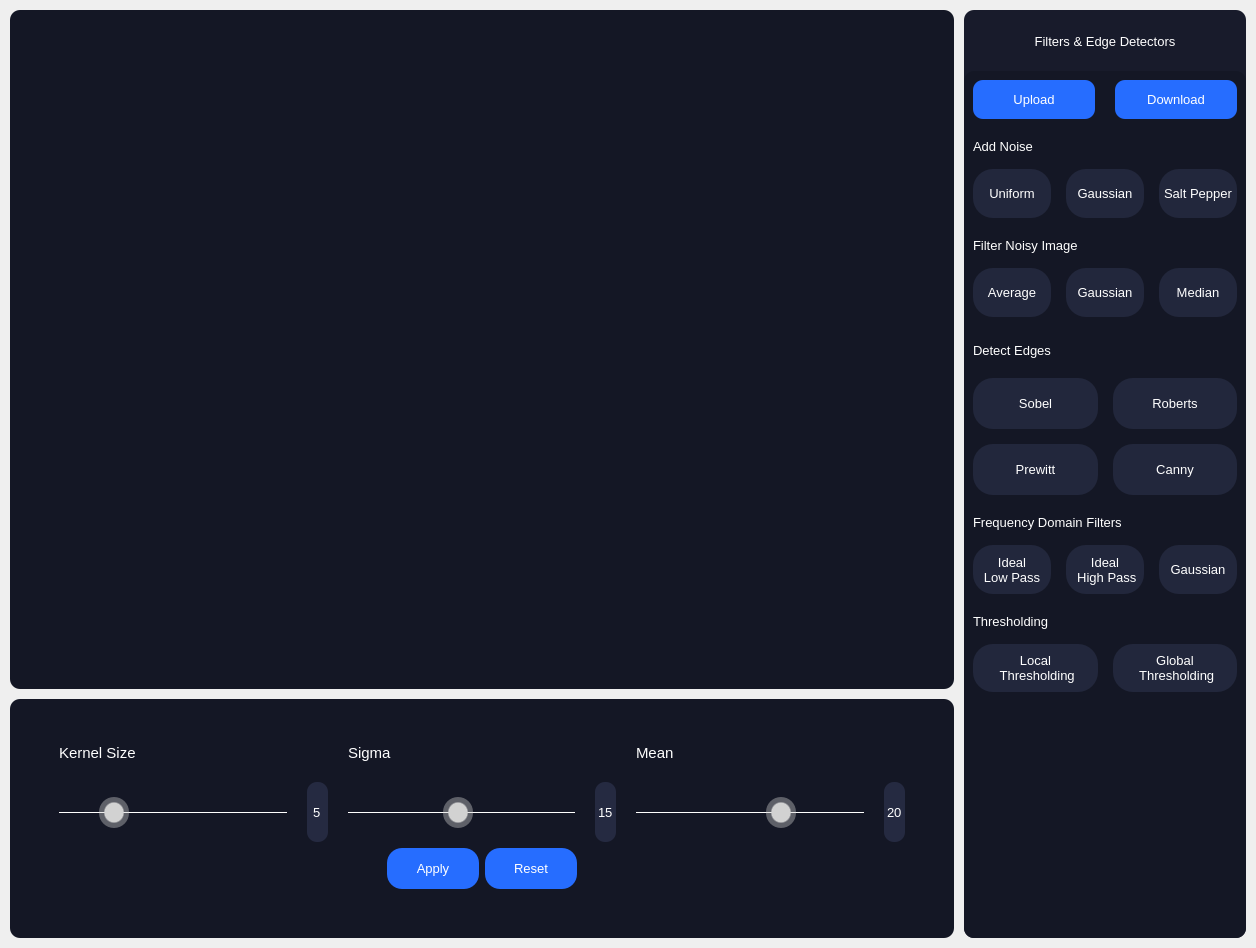
<?xml version="1.0" encoding="UTF-8"?>
<ui version="4.0">
 <class>FiltersWidget</class>
 <widget class="QWidget" name="FiltersWidget">
  <property name="geometry">
   <rect>
    <x>0</x>
    <y>0</y>
    <width>1256</width>
    <height>948</height>
   </rect>
  </property>
  <property name="windowTitle">
   <string>Form</string>
  </property>
  <layout class="QHBoxLayout" name="horizontalLayout_4" stretch="77,23">
   <property name="spacing">
    <number>10</number>
   </property>
   <property name="sizeConstraint">
    <enum>QLayout::SetMaximumSize</enum>
   </property>
   <property name="leftMargin">
    <number>10</number>
   </property>
   <property name="topMargin">
    <number>10</number>
   </property>
   <property name="rightMargin">
    <number>10</number>
   </property>
   <property name="bottomMargin">
    <number>10</number>
   </property>
   <item>
    <layout class="QVBoxLayout" name="picsSlidersWidgetLayput" stretch="74,26">
     <item>
      <widget class="QWidget" name="picturesWidget" native="true">
       <property name="styleSheet">
        <string notr="true">background-color: #141725;
border-radius: 10%;

</string>
       </property>
       <layout class="QHBoxLayout" name="horizontalLayout_3">
        <property name="sizeConstraint">
         <enum>QLayout::SetMaximumSize</enum>
        </property>
        <item>
         <widget class="QLabel" name="imageOriginal">
          <property name="sizePolicy">
           <sizepolicy hsizetype="Ignored" vsizetype="Ignored">
            <horstretch>0</horstretch>
            <verstretch>0</verstretch>
           </sizepolicy>
          </property>
          <property name="styleSheet">
           <string notr="true">border-radius: 20%;</string>
          </property>
          <property name="text">
           <string/>
          </property>
          <property name="scaledContents">
           <bool>true</bool>
          </property>
         </widget>
        </item>
        <item>
         <widget class="QLabel" name="imageFiltered">
          <property name="sizePolicy">
           <sizepolicy hsizetype="Ignored" vsizetype="Ignored">
            <horstretch>0</horstretch>
            <verstretch>0</verstretch>
           </sizepolicy>
          </property>
          <property name="styleSheet">
           <string notr="true">border-radius: 50%;</string>
          </property>
          <property name="text">
           <string/>
          </property>
          <property name="scaledContents">
           <bool>true</bool>
          </property>
         </widget>
        </item>
       </layout>
      </widget>
     </item>
     <item>
      <widget class="QWidget" name="sliderWidgets" native="true">
       <property name="styleSheet">
        <string notr="true">background-color: #141725;
border-radius: 10%;

</string>
       </property>
       <layout class="QVBoxLayout" name="verticalLayout" stretch="65,20,0">
        <item>
         <layout class="QHBoxLayout" name="slidersContainer" stretch="33,33,33">
          <property name="spacing">
           <number>20</number>
          </property>
          <property name="leftMargin">
           <number>40</number>
          </property>
          <property name="rightMargin">
           <number>40</number>
          </property>
          <item>
           <layout class="QGridLayout" name="firstSliderContainer" rowstretch="50,50" columnstretch="80,5">
            <item row="1" column="0">
             <widget class="QSlider" name="kernelSlider">
              <property name="sizePolicy">
               <sizepolicy hsizetype="Expanding" vsizetype="Preferred">
                <horstretch>0</horstretch>
                <verstretch>0</verstretch>
               </sizepolicy>
              </property>
              <property name="styleSheet">
               <string notr="true">QSlider:horizontal {
    min-height: 60px;
}
QSlider::groove:horizontal {
    height: 1px;
    background: white; 
}
QSlider::handle:horizontal {
    width: 30px;
    margin-top: -15px;
    margin-bottom: -15px;
    border-radius: 15px;
    background: qradialgradient(spread:reflect, cx:0.5, cy:0.5, radius:0.5, fx:0.5, fy:0.5, stop:0.6 rgba(210, 210, 210, 255), stop:0.7 rgba(210, 210, 210, 100));
}
QSlider::handle:horizontal:hover {
    background: qradialgradient(spread:reflect, cx:0.5, cy:0.5, radius:0.5, fx:0.5, fy:0.5, stop:0.6 rgba(255, 255, 255, 255), stop:0.7 rgba(255, 255, 255, 100));
}</string>
              </property>
              <property name="minimum">
               <number>1</number>
              </property>
              <property name="maximum">
               <number>6</number>
              </property>
              <property name="value">
               <number>2</number>
              </property>
              <property name="orientation">
               <enum>Qt::Horizontal</enum>
              </property>
             </widget>
            </item>
            <item row="1" column="1">
             <widget class="QLineEdit" name="kernelSliderValue">
              <property name="sizePolicy">
               <sizepolicy hsizetype="Expanding" vsizetype="Preferred">
                <horstretch>0</horstretch>
                <verstretch>0</verstretch>
               </sizepolicy>
              </property>
              <property name="font">
               <font>
                <family>Microsoft Sans Serif</family>
                <pointsize>10</pointsize>
               </font>
              </property>
              <property name="styleSheet">
               <string notr="true">QLineEdit {
background-color: #252a41;
border: 0;
border-radius: 10px;
color: #fff;
}</string>
              </property>
              <property name="text">
               <string>5</string>
              </property>
              <property name="alignment">
               <set>Qt::AlignCenter</set>
              </property>
             </widget>
            </item>
            <item row="0" column="0" colspan="2">
             <widget class="QLabel" name="kernelSliderLabel">
              <property name="font">
               <font>
                <family>Microsoft Sans Serif</family>
                <pointsize>11</pointsize>
               </font>
              </property>
              <property name="styleSheet">
               <string notr="true">color: rgb(255, 255, 255)</string>
              </property>
              <property name="text">
               <string>Kernel Size</string>
              </property>
              <property name="alignment">
               <set>Qt::AlignBottom|Qt::AlignLeading|Qt::AlignLeft</set>
              </property>
             </widget>
            </item>
           </layout>
          </item>
          <item>
           <layout class="QGridLayout" name="secondSliderContainer" rowstretch="50,50" columnstretch="80,5">
            <item row="0" column="0">
             <widget class="QLabel" name="sigmaSliderLabel">
              <property name="font">
               <font>
                <family>Microsoft Sans Serif</family>
                <pointsize>11</pointsize>
               </font>
              </property>
              <property name="styleSheet">
               <string notr="true">color: rgb(255, 255, 255)</string>
              </property>
              <property name="text">
               <string>Sigma</string>
              </property>
              <property name="alignment">
               <set>Qt::AlignBottom|Qt::AlignLeading|Qt::AlignLeft</set>
              </property>
             </widget>
            </item>
            <item row="1" column="0">
             <widget class="QSlider" name="sigmaSlider">
              <property name="sizePolicy">
               <sizepolicy hsizetype="Expanding" vsizetype="Preferred">
                <horstretch>0</horstretch>
                <verstretch>0</verstretch>
               </sizepolicy>
              </property>
              <property name="styleSheet">
               <string notr="true">QSlider:horizontal {
    min-height: 60px;
}
QSlider::groove:horizontal {
    height: 1px;
    background: white; 
}
QSlider::handle:horizontal {
    width: 30px;
    margin-top: -15px;
    margin-bottom: -15px;
    border-radius: 15px;
    background: qradialgradient(spread:reflect, cx:0.5, cy:0.5, radius:0.5, fx:0.5, fy:0.5, stop:0.6 rgba(210, 210, 210, 255), stop:0.7 rgba(210, 210, 210, 100));
}
QSlider::handle:horizontal:hover {
    background: qradialgradient(spread:reflect, cx:0.5, cy:0.5, radius:0.5, fx:0.5, fy:0.5, stop:0.6 rgba(255, 255, 255, 255), stop:0.7 rgba(255, 255, 255, 100));
}</string>
              </property>
              <property name="minimum">
               <number>1</number>
              </property>
              <property name="maximum">
               <number>30</number>
              </property>
              <property name="value">
               <number>15</number>
              </property>
              <property name="orientation">
               <enum>Qt::Horizontal</enum>
              </property>
             </widget>
            </item>
            <item row="1" column="1">
             <widget class="QLineEdit" name="sigmaSliderValue">
              <property name="sizePolicy">
               <sizepolicy hsizetype="Expanding" vsizetype="Preferred">
                <horstretch>0</horstretch>
                <verstretch>0</verstretch>
               </sizepolicy>
              </property>
              <property name="font">
               <font>
                <family>Microsoft Sans Serif</family>
                <pointsize>10</pointsize>
               </font>
              </property>
              <property name="styleSheet">
               <string notr="true">QLineEdit {
background-color: #252a41;
border: 0;
border-radius: 10px;
color: #fff;
}</string>
              </property>
              <property name="text">
               <string>15</string>
              </property>
              <property name="alignment">
               <set>Qt::AlignCenter</set>
              </property>
             </widget>
            </item>
           </layout>
          </item>
          <item>
           <layout class="QGridLayout" name="thirdSliderContainer" rowstretch="50,50" columnstretch="80,5">
            <item row="1" column="0">
             <widget class="QSlider" name="meanSlider">
              <property name="sizePolicy">
               <sizepolicy hsizetype="Expanding" vsizetype="Preferred">
                <horstretch>0</horstretch>
                <verstretch>0</verstretch>
               </sizepolicy>
              </property>
              <property name="styleSheet">
               <string notr="true">QSlider:horizontal {
    min-height: 60px;
}
QSlider::groove:horizontal {
    height: 1px;
    background: white; 
}
QSlider::handle:horizontal {
    width: 30px;
    margin-top: -15px;
    margin-bottom: -15px;
    border-radius: 15px;
    background: qradialgradient(spread:reflect, cx:0.5, cy:0.5, radius:0.5, fx:0.5, fy:0.5, stop:0.6 rgba(210, 210, 210, 255), stop:0.7 rgba(210, 210, 210, 100));
}
QSlider::handle:horizontal:hover {
    background: qradialgradient(spread:reflect, cx:0.5, cy:0.5, radius:0.5, fx:0.5, fy:0.5, stop:0.6 rgba(255, 255, 255, 255), stop:0.7 rgba(255, 255, 255, 100));
}</string>
              </property>
              <property name="minimum">
               <number>1</number>
              </property>
              <property name="maximum">
               <number>30</number>
              </property>
              <property name="value">
               <number>20</number>
              </property>
              <property name="orientation">
               <enum>Qt::Horizontal</enum>
              </property>
             </widget>
            </item>
            <item row="0" column="0">
             <widget class="QLabel" name="meanSliderLabel">
              <property name="font">
               <font>
                <family>Microsoft Sans Serif</family>
                <pointsize>11</pointsize>
               </font>
              </property>
              <property name="styleSheet">
               <string notr="true">color: rgb(255, 255, 255)</string>
              </property>
              <property name="text">
               <string>Mean</string>
              </property>
              <property name="alignment">
               <set>Qt::AlignBottom|Qt::AlignLeading|Qt::AlignLeft</set>
              </property>
             </widget>
            </item>
            <item row="1" column="1">
             <widget class="QLineEdit" name="meanSliderValue">
              <property name="sizePolicy">
               <sizepolicy hsizetype="Expanding" vsizetype="Preferred">
                <horstretch>0</horstretch>
                <verstretch>0</verstretch>
               </sizepolicy>
              </property>
              <property name="font">
               <font>
                <family>Microsoft Sans Serif</family>
                <pointsize>10</pointsize>
               </font>
              </property>
              <property name="styleSheet">
               <string notr="true">QLineEdit {
background-color: #252a41;
border: 0;
border-radius: 10px;
color: #fff;
}</string>
              </property>
              <property name="text">
               <string>20</string>
              </property>
              <property name="alignment">
               <set>Qt::AlignCenter</set>
              </property>
             </widget>
            </item>
           </layout>
          </item>
         </layout>
        </item>
        <item>
         <layout class="QHBoxLayout" name="applyResetBtnsContainer" stretch="40,10,10,40">
          <item>
           <spacer name="horizontalSpacer">
            <property name="orientation">
             <enum>Qt::Horizontal</enum>
            </property>
            <property name="sizeHint" stdset="0">
             <size>
              <width>40</width>
              <height>20</height>
             </size>
            </property>
           </spacer>
          </item>
          <item>
           <widget class="QPushButton" name="applyBtn">
            <property name="sizePolicy">
             <sizepolicy hsizetype="Minimum" vsizetype="Preferred">
              <horstretch>0</horstretch>
              <verstretch>0</verstretch>
             </sizepolicy>
            </property>
            <property name="font">
             <font>
              <pointsize>10</pointsize>
             </font>
            </property>
            <property name="styleSheet">
             <string notr="true">QPushButton{
background-color: #266dff;
color: #fff;
border: 0;
border-radius: 15%;
}

QPushButton::hover {
background-color: #1d408d;
}</string>
            </property>
            <property name="text">
             <string>Apply</string>
            </property>
           </widget>
          </item>
          <item>
           <widget class="QPushButton" name="resetBtn">
            <property name="sizePolicy">
             <sizepolicy hsizetype="Minimum" vsizetype="Preferred">
              <horstretch>0</horstretch>
              <verstretch>0</verstretch>
             </sizepolicy>
            </property>
            <property name="font">
             <font>
              <pointsize>10</pointsize>
             </font>
            </property>
            <property name="styleSheet">
             <string notr="true">QPushButton{
background-color: #266dff;
color: #fff;
border: 0;
border-radius: 15%;
}

QPushButton::hover {
background-color: #1d408d;
}</string>
            </property>
            <property name="text">
             <string>Reset</string>
            </property>
           </widget>
          </item>
          <item>
           <spacer name="horizontalSpacer_2">
            <property name="orientation">
             <enum>Qt::Horizontal</enum>
            </property>
            <property name="sizeHint" stdset="0">
             <size>
              <width>40</width>
              <height>20</height>
             </size>
            </property>
           </spacer>
          </item>
         </layout>
        </item>
        <item>
         <spacer name="verticalSpacer_2">
          <property name="orientation">
           <enum>Qt::Vertical</enum>
          </property>
          <property name="sizeHint" stdset="0">
           <size>
            <width>20</width>
            <height>40</height>
           </size>
          </property>
         </spacer>
        </item>
       </layout>
      </widget>
     </item>
    </layout>
   </item>
   <item>
    <layout class="QVBoxLayout" name="controlWidgetLayout">
     <item>
      <widget class="QWidget" name="controlUpperWidget" native="true">
       <property name="styleSheet">
        <string notr="true">background-color: #181b2b;
border-radius: 10%;

</string>
       </property>
       <layout class="QVBoxLayout" name="verticalLayout_4" stretch="5,95">
        <property name="leftMargin">
         <number>0</number>
        </property>
        <property name="rightMargin">
         <number>0</number>
        </property>
        <property name="bottomMargin">
         <number>0</number>
        </property>
        <item>
         <widget class="QLabel" name="TabLabel">
          <property name="font">
           <font>
            <family>Microsoft Sans Serif</family>
            <pointsize>10</pointsize>
           </font>
          </property>
          <property name="layoutDirection">
           <enum>Qt::LeftToRight</enum>
          </property>
          <property name="styleSheet">
           <string notr="true">color: #fff;</string>
          </property>
          <property name="text">
           <string>&lt;html&gt;&lt;head/&gt;&lt;body&gt;&lt;p&gt;Filters &amp;amp; Edge Detectors&lt;/p&gt;&lt;/body&gt;&lt;/html&gt;</string>
          </property>
          <property name="alignment">
           <set>Qt::AlignCenter</set>
          </property>
         </widget>
        </item>
        <item>
         <widget class="QWidget" name="ControlsContainer" native="true">
          <property name="styleSheet">
           <string notr="true">background-color: #141725;
</string>
          </property>
          <layout class="QVBoxLayout" name="verticalLayout_2" stretch="5,10,10,20,10,10,30">
           <property name="spacing">
            <number>20</number>
           </property>
           <item>
            <layout class="QHBoxLayout" name="uploadDownloadLayout">
             <item>
              <widget class="QPushButton" name="uploadBtn">
               <property name="sizePolicy">
                <sizepolicy hsizetype="Minimum" vsizetype="Preferred">
                 <horstretch>0</horstretch>
                 <verstretch>0</verstretch>
                </sizepolicy>
               </property>
               <property name="font">
                <font>
                 <pointsize>10</pointsize>
                </font>
               </property>
               <property name="styleSheet">
                <string notr="true">QPushButton{
background-color: #266dff;
color: #fff;
border: 0;
border-radius: 10%;
}

QPushButton::hover {
background-color: #1d408d;
}</string>
               </property>
               <property name="text">
                <string>Upload</string>
               </property>
              </widget>
             </item>
             <item>
              <widget class="QPushButton" name="downloadBtn">
               <property name="sizePolicy">
                <sizepolicy hsizetype="Minimum" vsizetype="Preferred">
                 <horstretch>0</horstretch>
                 <verstretch>0</verstretch>
                </sizepolicy>
               </property>
               <property name="font">
                <font>
                 <pointsize>10</pointsize>
                </font>
               </property>
               <property name="styleSheet">
                <string notr="true">QPushButton{
background-color: #266dff;
color: #fff;
border: 0;
border-radius: 10%;
}

QPushButton::hover {
background-color: #1d408d;
}</string>
               </property>
               <property name="text">
                <string>Download</string>
               </property>
              </widget>
             </item>
            </layout>
           </item>
           <item>
            <layout class="QGridLayout" name="noiseBtnsLayout" rowstretch="15,85" rowminimumheight="0,0">
             <property name="spacing">
              <number>15</number>
             </property>
             <item row="1" column="0">
              <widget class="QPushButton" name="uniformNoiseBtn">
               <property name="sizePolicy">
                <sizepolicy hsizetype="Minimum" vsizetype="Preferred">
                 <horstretch>0</horstretch>
                 <verstretch>0</verstretch>
                </sizepolicy>
               </property>
               <property name="font">
                <font>
                 <family>Microsoft Sans Serif</family>
                 <pointsize>10</pointsize>
                </font>
               </property>
               <property name="styleSheet">
                <string notr="true">QPushButton{
background-color: #22273c;
color: #fff;
border: 0;
border-radius: 20%;
}

QPushButton::focus{
background-color: #000;
}

QPushButton::hover{
background-color: #1e2236;
}</string>
               </property>
               <property name="text">
                <string>Uniform</string>
               </property>
              </widget>
             </item>
             <item row="1" column="1">
              <widget class="QPushButton" name="guassianNoiseBtn">
               <property name="sizePolicy">
                <sizepolicy hsizetype="Minimum" vsizetype="Preferred">
                 <horstretch>0</horstretch>
                 <verstretch>0</verstretch>
                </sizepolicy>
               </property>
               <property name="font">
                <font>
                 <family>Microsoft Sans Serif</family>
                 <pointsize>10</pointsize>
                </font>
               </property>
               <property name="styleSheet">
                <string notr="true">QPushButton{
background-color: #22273c;
color: #fff;
border: 0;
border-radius: 20%;
}

QPushButton::focus{
background-color: #000;
}

QPushButton::hover{
background-color: #1e2236;
}</string>
               </property>
               <property name="text">
                <string>Gaussian</string>
               </property>
              </widget>
             </item>
             <item row="1" column="2">
              <widget class="QPushButton" name="saltNoiseBtn">
               <property name="sizePolicy">
                <sizepolicy hsizetype="Minimum" vsizetype="Preferred">
                 <horstretch>0</horstretch>
                 <verstretch>0</verstretch>
                </sizepolicy>
               </property>
               <property name="font">
                <font>
                 <family>Microsoft Sans Serif</family>
                 <pointsize>10</pointsize>
                </font>
               </property>
               <property name="styleSheet">
                <string notr="true">QPushButton{
background-color: #22273c;
color: #fff;
border: 0;
border-radius: 20%;
}

QPushButton::focus{
background-color: #000;
}

QPushButton::hover{
background-color: #1e2236;
}</string>
               </property>
               <property name="text">
                <string>Salt Pepper</string>
               </property>
              </widget>
             </item>
             <item row="0" column="0" colspan="3">
              <widget class="QLabel" name="label">
               <property name="font">
                <font>
                 <family>Microsoft Sans Serif</family>
                 <pointsize>10</pointsize>
                </font>
               </property>
               <property name="styleSheet">
                <string notr="true">color: rgb(255, 255, 255)</string>
               </property>
               <property name="text">
                <string>Add Noise</string>
               </property>
              </widget>
             </item>
            </layout>
           </item>
           <item>
            <layout class="QGridLayout" name="filterNoiseContainer" rowstretch="15,85">
             <property name="spacing">
              <number>15</number>
             </property>
             <item row="1" column="1">
              <widget class="QPushButton" name="guasssianFilterBtn">
               <property name="sizePolicy">
                <sizepolicy hsizetype="Minimum" vsizetype="Preferred">
                 <horstretch>0</horstretch>
                 <verstretch>0</verstretch>
                </sizepolicy>
               </property>
               <property name="font">
                <font>
                 <family>Microsoft Sans Serif</family>
                 <pointsize>10</pointsize>
                </font>
               </property>
               <property name="styleSheet">
                <string notr="true">QPushButton{
background-color: #22273c;
color: #fff;
border: 0;
border-radius: 20%;
}

QPushButton::focus{
background-color: #000;
}

QPushButton::hover{
background-color: #1e2236;
}</string>
               </property>
               <property name="text">
                <string>Gaussian</string>
               </property>
              </widget>
             </item>
             <item row="1" column="2">
              <widget class="QPushButton" name="medianFilterBtn">
               <property name="sizePolicy">
                <sizepolicy hsizetype="Minimum" vsizetype="Preferred">
                 <horstretch>0</horstretch>
                 <verstretch>0</verstretch>
                </sizepolicy>
               </property>
               <property name="font">
                <font>
                 <family>Microsoft Sans Serif</family>
                 <pointsize>10</pointsize>
                </font>
               </property>
               <property name="styleSheet">
                <string notr="true">QPushButton{
background-color: #22273c;
color: #fff;
border: 0;
border-radius: 20%;
}

QPushButton::focus{
background-color: #000;
}

QPushButton::hover{
background-color: #1e2236;
}</string>
               </property>
               <property name="text">
                <string>Median</string>
               </property>
              </widget>
             </item>
             <item row="1" column="0">
              <widget class="QPushButton" name="avgFilterBtn">
               <property name="sizePolicy">
                <sizepolicy hsizetype="Minimum" vsizetype="Preferred">
                 <horstretch>0</horstretch>
                 <verstretch>0</verstretch>
                </sizepolicy>
               </property>
               <property name="font">
                <font>
                 <family>Microsoft Sans Serif</family>
                 <pointsize>10</pointsize>
                </font>
               </property>
               <property name="styleSheet">
                <string notr="true">QPushButton{
background-color: #22273c;
color: #fff;
border: 0;
border-radius: 20%;
}

QPushButton::focus{
background-color: #000;
}

QPushButton::hover{
background-color: #1e2236;
}</string>
               </property>
               <property name="text">
                <string>Average</string>
               </property>
              </widget>
             </item>
             <item row="0" column="0" colspan="3">
              <widget class="QLabel" name="label_2">
               <property name="font">
                <font>
                 <family>Microsoft Sans Serif</family>
                 <pointsize>10</pointsize>
                </font>
               </property>
               <property name="styleSheet">
                <string notr="true">color: rgb(255, 255, 255)</string>
               </property>
               <property name="text">
                <string>Filter Noisy Image</string>
               </property>
              </widget>
             </item>
            </layout>
           </item>
           <item>
            <layout class="QGridLayout" name="edgeDectectorsContainer" rowstretch="20,40,40">
             <property name="spacing">
              <number>15</number>
             </property>
             <item row="2" column="1">
              <widget class="QPushButton" name="cannyBtn">
               <property name="sizePolicy">
                <sizepolicy hsizetype="Minimum" vsizetype="Preferred">
                 <horstretch>0</horstretch>
                 <verstretch>0</verstretch>
                </sizepolicy>
               </property>
               <property name="font">
                <font>
                 <family>Microsoft Sans Serif</family>
                 <pointsize>10</pointsize>
                </font>
               </property>
               <property name="styleSheet">
                <string notr="true">QPushButton{
background-color: #22273c;
color: #fff;
border: 0;
border-radius: 20%;
}

QPushButton::focus{
background-color: #000;
}

QPushButton::hover{
background-color: #1e2236;
}</string>
               </property>
               <property name="text">
                <string>Canny</string>
               </property>
              </widget>
             </item>
             <item row="2" column="0">
              <widget class="QPushButton" name="prewittBtn">
               <property name="sizePolicy">
                <sizepolicy hsizetype="Minimum" vsizetype="Preferred">
                 <horstretch>0</horstretch>
                 <verstretch>0</verstretch>
                </sizepolicy>
               </property>
               <property name="font">
                <font>
                 <family>Microsoft Sans Serif</family>
                 <pointsize>10</pointsize>
                </font>
               </property>
               <property name="styleSheet">
                <string notr="true">QPushButton{
background-color: #22273c;
color: #fff;
border: 0;
border-radius: 20%;
}

QPushButton::focus{
background-color: #000;
}

QPushButton::hover{
background-color: #1e2236;
}</string>
               </property>
               <property name="text">
                <string>Prewitt</string>
               </property>
              </widget>
             </item>
             <item row="1" column="0">
              <widget class="QPushButton" name="sobelBtn">
               <property name="sizePolicy">
                <sizepolicy hsizetype="Minimum" vsizetype="Preferred">
                 <horstretch>0</horstretch>
                 <verstretch>0</verstretch>
                </sizepolicy>
               </property>
               <property name="font">
                <font>
                 <family>Microsoft Sans Serif</family>
                 <pointsize>10</pointsize>
                </font>
               </property>
               <property name="styleSheet">
                <string notr="true">QPushButton{
background-color: #22273c;
color: #fff;
border: 0;
border-radius: 20%;
}

QPushButton::focus{
background-color: #000;
}

QPushButton::hover{
background-color: #1e2236;
}</string>
               </property>
               <property name="text">
                <string>Sobel</string>
               </property>
              </widget>
             </item>
             <item row="0" column="0" colspan="2">
              <widget class="QLabel" name="label_3">
               <property name="font">
                <font>
                 <family>Microsoft Sans Serif</family>
                 <pointsize>10</pointsize>
                </font>
               </property>
               <property name="styleSheet">
                <string notr="true">color: rgb(255, 255, 255)</string>
               </property>
               <property name="text">
                <string>Detect Edges</string>
               </property>
              </widget>
             </item>
             <item row="1" column="1">
              <widget class="QPushButton" name="robertsBtn">
               <property name="sizePolicy">
                <sizepolicy hsizetype="Minimum" vsizetype="Preferred">
                 <horstretch>0</horstretch>
                 <verstretch>0</verstretch>
                </sizepolicy>
               </property>
               <property name="font">
                <font>
                 <family>Microsoft Sans Serif</family>
                 <pointsize>10</pointsize>
                </font>
               </property>
               <property name="styleSheet">
                <string notr="true">QPushButton{
background-color: #22273c;
color: #fff;
border: 0;
border-radius: 20%;
}

QPushButton::focus{
background-color: #000;
}

QPushButton::hover{
background-color: #1e2236;
}</string>
               </property>
               <property name="text">
                <string>Roberts</string>
               </property>
              </widget>
             </item>
            </layout>
           </item>
           <item>
            <layout class="QGridLayout" name="freqContainer" rowstretch="15,85">
             <property name="spacing">
              <number>15</number>
             </property>
             <item row="1" column="2">
              <widget class="QPushButton" name="freqGuassianBtn">
               <property name="sizePolicy">
                <sizepolicy hsizetype="Minimum" vsizetype="Preferred">
                 <horstretch>0</horstretch>
                 <verstretch>0</verstretch>
                </sizepolicy>
               </property>
               <property name="font">
                <font>
                 <family>Microsoft Sans Serif</family>
                 <pointsize>10</pointsize>
                </font>
               </property>
               <property name="styleSheet">
                <string notr="true">QPushButton{
background-color: #22273c;
color: #fff;
border: 0;
border-radius: 20%;
}

QPushButton::focus{
background-color: #000;
}

QPushButton::hover{
background-color: #1e2236;
}</string>
               </property>
               <property name="text">
                <string>Gaussian</string>
               </property>
              </widget>
             </item>
             <item row="1" column="0">
              <widget class="QPushButton" name="lowPassBtn">
               <property name="sizePolicy">
                <sizepolicy hsizetype="Minimum" vsizetype="Preferred">
                 <horstretch>0</horstretch>
                 <verstretch>0</verstretch>
                </sizepolicy>
               </property>
               <property name="font">
                <font>
                 <family>Microsoft Sans Serif</family>
                 <pointsize>10</pointsize>
                </font>
               </property>
               <property name="styleSheet">
                <string notr="true">QPushButton{
background-color: #22273c;
color: #fff;
border: 0;
border-radius: 20%;
}

QPushButton::focus{
background-color: #000;
}

QPushButton::hover{
background-color: #1e2236;
}</string>
               </property>
               <property name="text">
                <string>Ideal 
Low Pass</string>
               </property>
              </widget>
             </item>
             <item row="1" column="1">
              <widget class="QPushButton" name="highPassBtn">
               <property name="sizePolicy">
                <sizepolicy hsizetype="Minimum" vsizetype="Preferred">
                 <horstretch>0</horstretch>
                 <verstretch>0</verstretch>
                </sizepolicy>
               </property>
               <property name="font">
                <font>
                 <family>Microsoft Sans Serif</family>
                 <pointsize>10</pointsize>
                </font>
               </property>
               <property name="styleSheet">
                <string notr="true">QPushButton{
background-color: #22273c;
color: #fff;
border: 0;
border-radius: 20%;
}

QPushButton::focus{
background-color: #000;
}

QPushButton::hover{
background-color: #1e2236;
}</string>
               </property>
               <property name="text">
                <string>Ideal
 High Pass</string>
               </property>
              </widget>
             </item>
             <item row="0" column="0" colspan="3">
              <widget class="QLabel" name="label_4">
               <property name="font">
                <font>
                 <family>Microsoft Sans Serif</family>
                 <pointsize>10</pointsize>
                </font>
               </property>
               <property name="styleSheet">
                <string notr="true">color: rgb(255, 255, 255)</string>
               </property>
               <property name="text">
                <string>Frequency Domain Filters</string>
               </property>
              </widget>
             </item>
            </layout>
           </item>
           <item>
            <layout class="QGridLayout" name="threshContainer" rowstretch="15,85">
             <property name="spacing">
              <number>15</number>
             </property>
             <item row="1" column="0">
              <widget class="QPushButton" name="lThresholdingBtn">
               <property name="sizePolicy">
                <sizepolicy hsizetype="Minimum" vsizetype="Preferred">
                 <horstretch>0</horstretch>
                 <verstretch>0</verstretch>
                </sizepolicy>
               </property>
               <property name="font">
                <font>
                 <family>Microsoft Sans Serif</family>
                 <pointsize>10</pointsize>
                </font>
               </property>
               <property name="styleSheet">
                <string notr="true">QPushButton{
background-color: #22273c;
color: #fff;
border: 0;
border-radius: 20%;
}

QPushButton::focus{
background-color: #000;
}

QPushButton::hover{
background-color: #1e2236;
}</string>
               </property>
               <property name="text">
                <string>Local 
 Thresholding</string>
               </property>
              </widget>
             </item>
             <item row="0" column="0" colspan="2">
              <widget class="QLabel" name="label_5">
               <property name="font">
                <font>
                 <pointsize>10</pointsize>
                </font>
               </property>
               <property name="styleSheet">
                <string notr="true">color: rgb(255, 255, 255)</string>
               </property>
               <property name="text">
                <string>Thresholding</string>
               </property>
              </widget>
             </item>
             <item row="1" column="1">
              <widget class="QPushButton" name="gThresholdingBtn">
               <property name="sizePolicy">
                <sizepolicy hsizetype="Minimum" vsizetype="Preferred">
                 <horstretch>0</horstretch>
                 <verstretch>0</verstretch>
                </sizepolicy>
               </property>
               <property name="font">
                <font>
                 <family>Microsoft Sans Serif</family>
                 <pointsize>10</pointsize>
                </font>
               </property>
               <property name="styleSheet">
                <string notr="true">QPushButton{
background-color: #22273c;
color: #fff;
border: 0;
border-radius: 20%;
}

QPushButton::focus{
background-color: #000;
}

QPushButton::hover{
background-color: #1e2236;
}</string>
               </property>
               <property name="text">
                <string>Global
 Thresholding</string>
               </property>
              </widget>
             </item>
            </layout>
           </item>
           <item>
            <spacer name="verticalSpacer">
             <property name="orientation">
              <enum>Qt::Vertical</enum>
             </property>
             <property name="sizeHint" stdset="0">
              <size>
               <width>20</width>
               <height>40</height>
              </size>
             </property>
            </spacer>
           </item>
          </layout>
         </widget>
        </item>
       </layout>
      </widget>
     </item>
    </layout>
   </item>
  </layout>
 </widget>
 <resources/>
 <connections/>
</ui>
